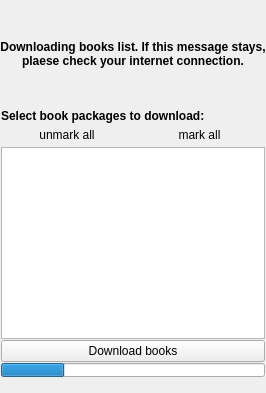
     <widget class="QWidget" name="getbookspage">
      <layout class="QVBoxLayout" name="verticalLayout_11">
       <property name="spacing">
        <number>0</number>
       </property>
       <property name="margin">
        <number>0</number>
       </property>
       <item>
        <spacer name="verticalSpacer_2">
         <property name="orientation">
          <enum>Qt::Vertical</enum>
         </property>
         <property name="sizeHint" stdset="0">
          <size>
           <width>20</width>
           <height>40</height>
          </size>
         </property>
        </spacer>
       </item>
       <item>
        <widget class="QLabel" name="listdownloadlbl">
         <property name="font">
          <font>
           <weight>75</weight>
           <bold>true</bold>
          </font>
         </property>
         <property name="frameShape">
          <enum>QFrame::NoFrame</enum>
         </property>
         <property name="frameShadow">
          <enum>QFrame::Plain</enum>
         </property>
         <property name="text">
          <string>Downloading books list. If this message stays, plaese check your internet connection.</string>
         </property>
         <property name="textFormat">
          <enum>Qt::AutoText</enum>
         </property>
         <property name="scaledContents">
          <bool>false</bool>
         </property>
         <property name="alignment">
          <set>Qt::AlignCenter</set>
         </property>
         <property name="wordWrap">
          <bool>true</bool>
         </property>
        </widget>
       </item>
       <item>
        <spacer name="verticalSpacer_3">
         <property name="orientation">
          <enum>Qt::Vertical</enum>
         </property>
         <property name="sizeHint" stdset="0">
          <size>
           <width>20</width>
           <height>40</height>
          </size>
         </property>
        </spacer>
       </item>
       <item>
        <widget class="QWidget" name="downloadGRP" native="true">
         <layout class="QVBoxLayout" name="verticalLayout_6">
          <property name="spacing">
           <number>1</number>
          </property>
          <property name="margin">
           <number>1</number>
          </property>
          <item>
           <widget class="QLabel" name="label_4">
            <property name="font">
             <font>
              <weight>75</weight>
              <bold>true</bold>
             </font>
            </property>
            <property name="autoFillBackground">
             <bool>false</bool>
            </property>
            <property name="text">
             <string>Select book packages to download:</string>
            </property>
            <property name="wordWrap">
             <bool>true</bool>
            </property>
           </widget>
          </item>
          <item>
           <layout class="QHBoxLayout" name="horizontalLayout_17">
            <property name="spacing">
             <number>1</number>
            </property>
            <item>
             <widget class="QPushButton" name="unmarkAllBTN_2">
              <property name="sizePolicy">
               <sizepolicy hsizetype="Minimum" vsizetype="Maximum">
                <horstretch>0</horstretch>
                <verstretch>0</verstretch>
               </sizepolicy>
              </property>
              <property name="toolTip">
               <string>Remove all books from search</string>
              </property>
              <property name="text">
               <string>unmark all</string>
              </property>
              <property name="icon">
               <iconset resource="Orayta.qrc">
                <normaloff>:/Icons/greyv.png</normaloff>:/Icons/greyv.png</iconset>
              </property>
              <property name="flat">
               <bool>true</bool>
              </property>
             </widget>
            </item>
            <item>
             <widget class="QPushButton" name="markAllBTN_2">
              <property name="sizePolicy">
               <sizepolicy hsizetype="Minimum" vsizetype="Maximum">
                <horstretch>0</horstretch>
                <verstretch>0</verstretch>
               </sizepolicy>
              </property>
              <property name="toolTip">
               <string>Add all books to search</string>
              </property>
              <property name="text">
               <string>mark all</string>
              </property>
              <property name="icon">
               <iconset resource="Orayta.qrc">
                <normaloff>:/Icons/greenv.png</normaloff>:/Icons/greenv.png</iconset>
              </property>
              <property name="flat">
               <bool>true</bool>
              </property>
             </widget>
            </item>
           </layout>
          </item>
          <item>
           <widget class="QListWidget" name="downloadListWidget">
            <property name="layoutDirection">
             <enum>Qt::RightToLeft</enum>
            </property>
            <property name="frameShadow">
             <enum>QFrame::Plain</enum>
            </property>
            <property name="verticalScrollMode">
             <enum>QAbstractItemView::ScrollPerPixel</enum>
            </property>
            <property name="horizontalScrollMode">
             <enum>QAbstractItemView::ScrollPerPixel</enum>
            </property>
           </widget>
          </item>
          <item>
           <widget class="QPushButton" name="downloadBTN">
            <property name="text">
             <string>Download books</string>
            </property>
           </widget>
          </item>
          <item>
           <widget class="QProgressBar" name="downloadPrgBar">
            <property name="sizePolicy">
             <sizepolicy hsizetype="Minimum" vsizetype="Fixed">
              <horstretch>0</horstretch>
              <verstretch>0</verstretch>
             </sizepolicy>
            </property>
            <property name="maximumSize">
             <size>
              <width>16777215</width>
              <height>14</height>
             </size>
            </property>
            <property name="value">
             <number>24</number>
            </property>
            <property name="textVisible">
             <bool>false</bool>
            </property>
           </widget>
          </item>
          <item>
           <widget class="QLabel" name="downloadInfo">
            <property name="text">
             <string/>
            </property>
           </widget>
          </item>
         </layout>
        </widget>
       </item>
      </layout>
     </widget>
